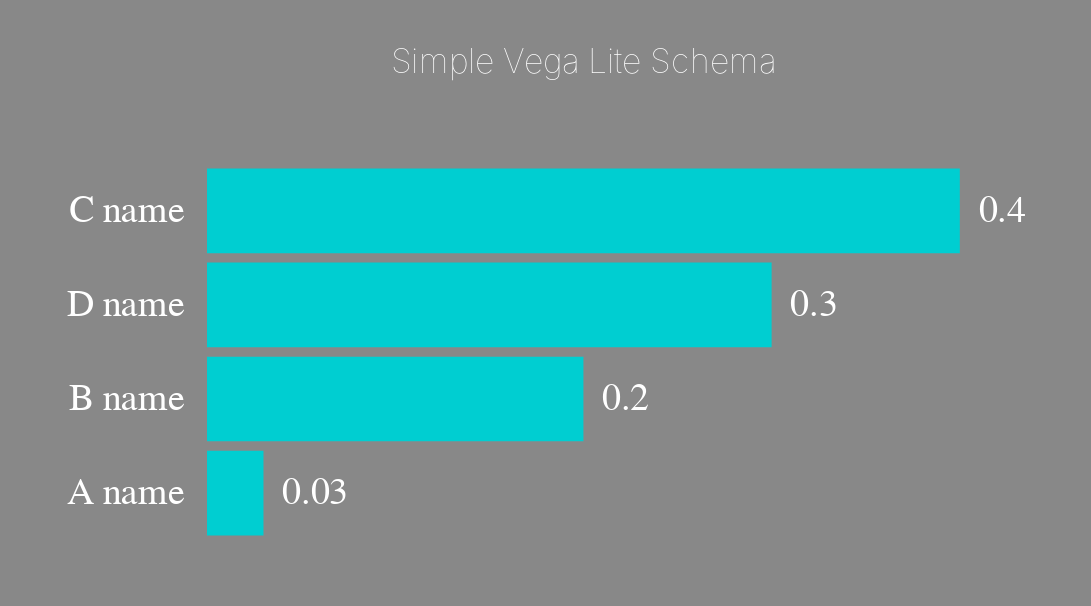

Vega-Lite specification stored for this chart:
### Vega-Lite specification from a JSON file in a GitHub repository (floating-point values rounded to 4 significant figures)
{"$schema": "https://vega.github.io/schema/vega-lite/v3.json", "data": {"values": [{"name": "A name", "value": 0.03}, {"name": "C name", "value": 0.4}, {"name": "B name", "value": 0.2}, {"name": "D name", "value": 0.3}]}, "vconcat": [{"title": {"text": "Simple Vega Lite Schema", "fontSize": 18, "limit": 540}, "width": 400, "layer": [{"mark": "text"}]}, {"width": 400, "encoding": {"y": {"field": "name", "type": "ordinal", "axis": {"offset": 10}, "sort": {"encoding": "x", "order": "descending"}}, "x": {"field": "value", "type": "quantitative", "axis": {"labels": false}}, "color": {"legend": null, "field": "value", "type": "nominal", "scale": {"range": ["DarkTurquoise"]}}}, "layer": [{"mark": "bar", "height": 200}, {"mark": {"type": "text", "fontSize": 20, "align": "left", "baseline": "middle", "dx": 10}, "encoding": {"text": {"field": "value", "type": "quantitative"}, "color": {"value": "white"}}}]}], "config": {"title": {"color": "#fff", "fontSize": 14, "fontWeight": "lighter"}, "background": "#888", "style": {"guide-label": {"fill": "#fff"}, "guide-title": {"fill": "#fff"}}, "axis": {"grid": false, "ticks": false, "title": null, "domain": false, "labelFontSize": 20}, "mark": {"tooltip": null}, "view": {"stroke": null}, "padding": {"left": 35, "top": 25, "right": 35, "bottom": 35}}}
